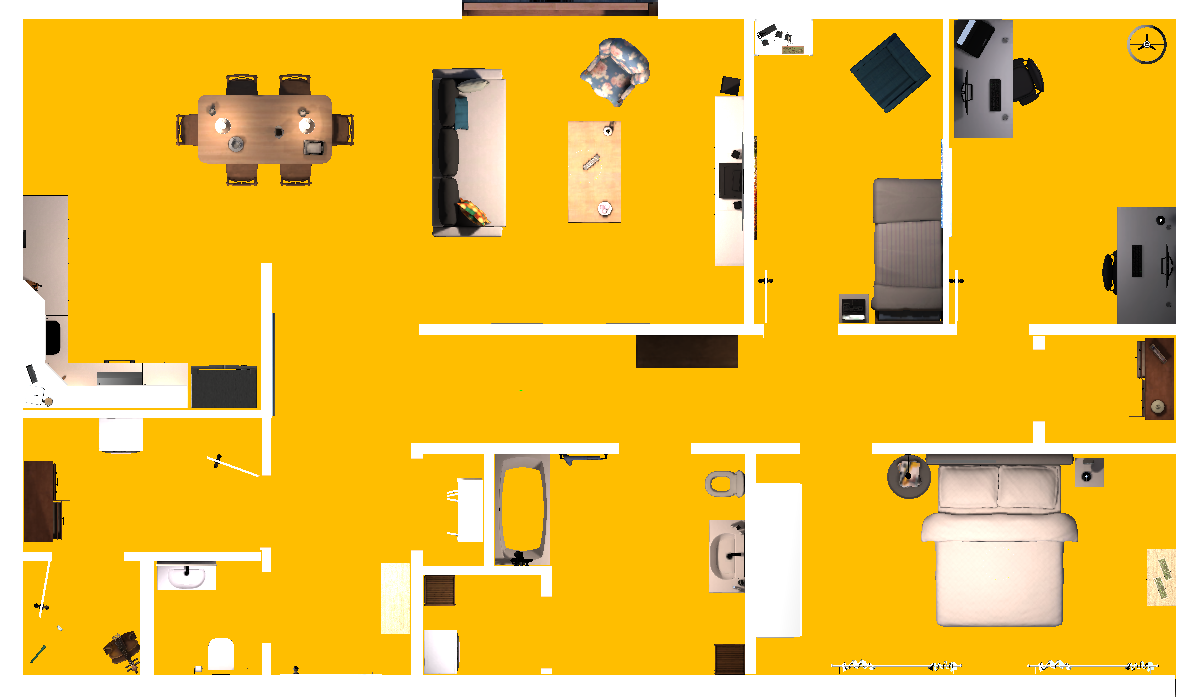
#> input picture embodied_active_learning/scripts/map_generation/map/occupation_map_flat.png, 1197 x 697 px
$ jupyter execute createMap-Copy1.ipynb
#> lines starting #> are read from the running program, lines starting #| are printed output that depends on the picture; after the words box and inside, x2 and y2 are one past the last pixel; in counts of white or black regions, pixels touching at a corner belong together; long printed decimals are rounded
[cell 1]
import numpy as np
from PIL import Image
import matplotlib.pyplot as plt
from scipy import ndimage
from scipy.ndimage.morphology import binary_dilation,binary_erosion

[cell 2]
floor_width = 16.25 #m
floor_height =  9.45#m

[cell 3]
floor_color = (255,190,0) # np.asarray([255,133,0])
start_pos_color = (0,255,0)
floor_delta = 7
start_pos_delta = 0

[cell 4]
exported_map = np.asarray(Image.open("map/occupation_map_flat.png"))[:,:,0:3]
plt.imshow(exported_map)

[cell 5]
masks_floor = [np.logical_and(exported_map[:,:,i] <= floor_color[i] + floor_delta, exported_map[:,:,i] >= floor_color[i] - floor_delta) for i in range(3)]
#> masks_floor = 3 items
masks_start = [np.logical_and(exported_map[:,:,i] <= start_pos_color[i] + start_pos_delta, exported_map[:,:,i] >= start_pos_color[i] - start_pos_delta) for i in range(3)]
#> masks_start = 3 items
map_occupied = np.logical_not(np.logical_or(np.logical_and(*masks_floor), np.logical_and(*masks_start)))
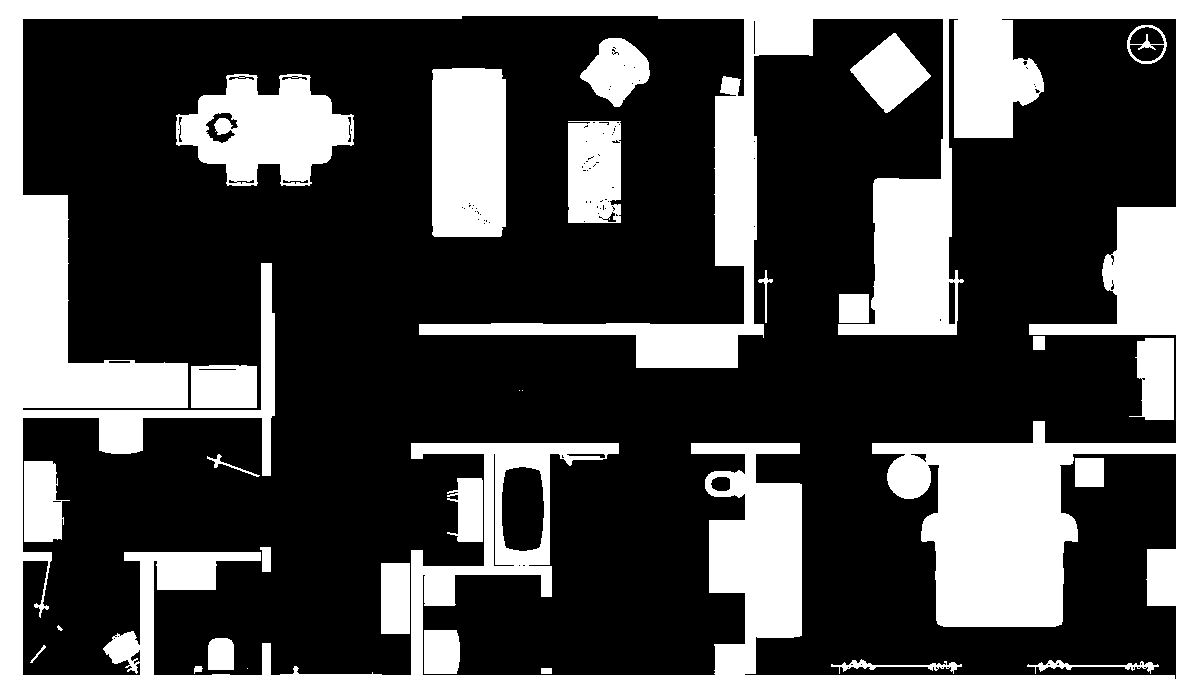
#> map_occupied: shape (697, 1197) bool; 31.6% white; 29 white regions (4 under 20 px), largest, box (x1, y1, x2, y2) and area: (0, 0, 1197, 697) 208611, (176, 74, 354, 186) 12428, (432, 68, 506, 237) 12351

[cell 6]
player_start = np.where(np.logical_and(*masks_start))
#> player_start = ([390, 390], [520, 521])
player_start_coord = player_start[0][0], player_start[1][0]
#> player_start_coord = (390, 520)

[cell 7]
plt.imshow(map_occupied)
plt.imshow(binary_dilation(np.logical_and(*masks_start), structure = np.ones((10,10))), alpha = 0.5)
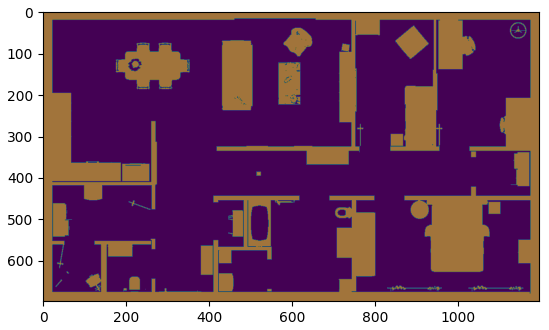
#> figure drawn by matplotlib, 1 panel

[cell 8]
map_free = np.logical_not(map_occupied)
plt.imshow(map_free)

## Use Binary Dilation to make sure drone will never move too close to object boundaries

[cell 9]
width_pixel =map_free.shape[1]
#> width_pixel = 1197
height_pixel = map_free.shape[0]
#> height_pixel = 697

length_per_pixel = 1/2 * (floor_width/width_pixel + floor_height/height_pixel)
#> length_per_pixel = 0.0136
map_width = map_free.shape[1]*length_per_pixel
#> map_width = 16.24
map_height =  map_free.shape[0]*length_per_pixel
#> map_height = 9.46
print("map shape [m]: ", map_height, map_width)
#| map shape [m]:  9.456 16.240

[cell 10]
dilated = binary_dilation(map_occupied, structure = np.ones((25,25)))
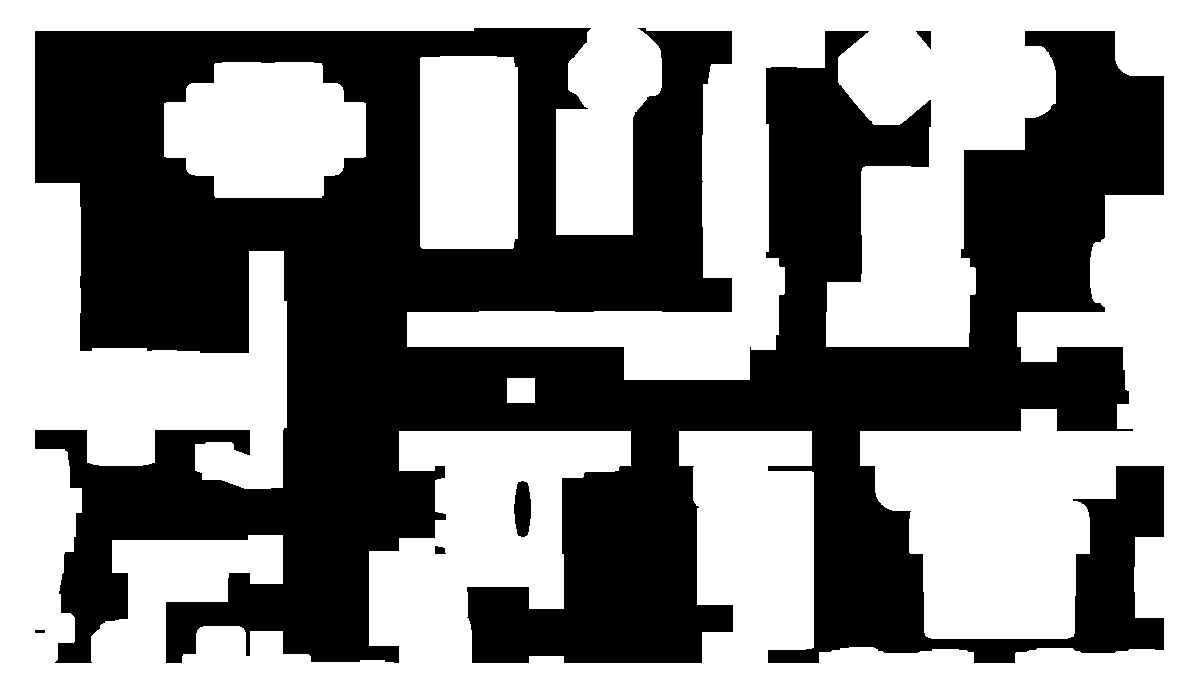
#> dilated: shape (697, 1197) bool; 53.4% white; 5 black regions, box (x1, y1, x2, y2) and area: (35, 28, 1164, 663) 387859, (514, 481, 531, 537) 774, (916, 31, 931, 49) 147, (435, 546, 446, 554) 72, (35, 630, 45, 633) 30

[cell 11]
plt.imshow(dilated)

[cell 12]
labeled, nr_objects = ndimage.label(np.logical_not(dilated) )
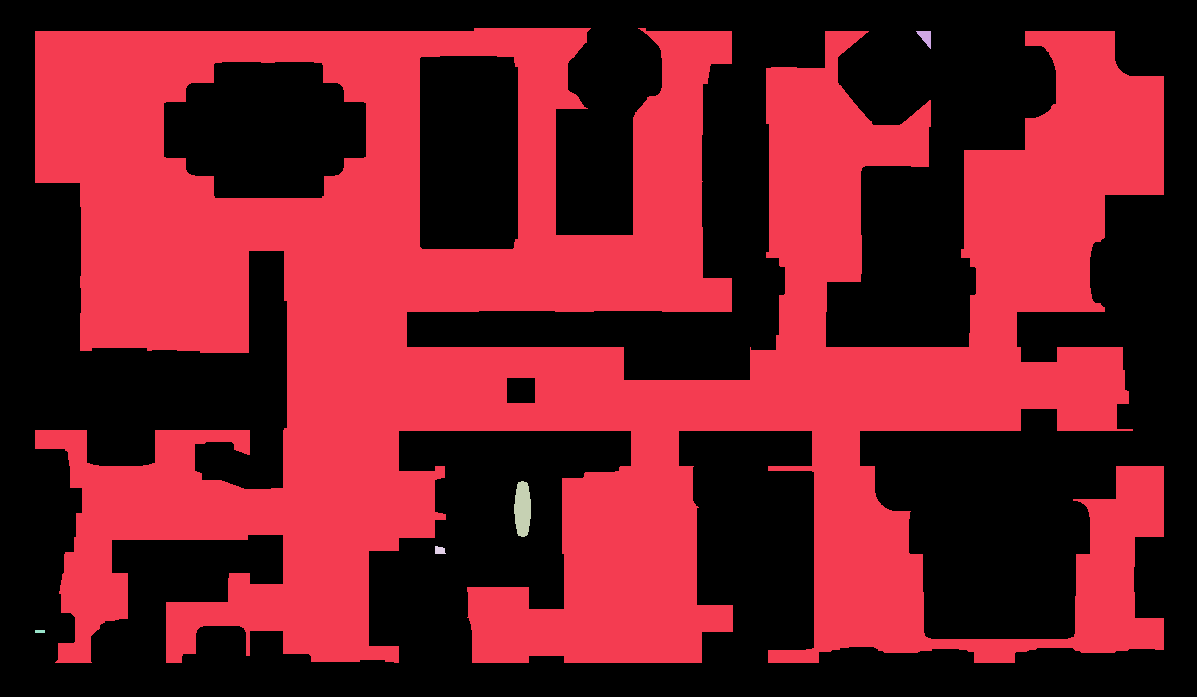
#> labeled: shape (697, 1197) int32; 6 distinct labels, from 0 to 5; one colour per label, 0 black
#> nr_objects = 5
print("Number of objects is {}".format(nr_objects))
#| Number of objects is 5
max_idx = np.argmax(np.asarray([np.sum(labeled == i) for i in range(1,nr_objects)])) + 1
#> max_idx = 1
final_free_map =  labeled == max_idx
#> final_free_map: shape (697, 1197) bool; 46.5% white; 1 white region, box (x1, y1, x2, y2) and area: (35, 28, 1164, 663) 387859

final_free_map_pil = Image.fromarray(np.logical_not(final_free_map))
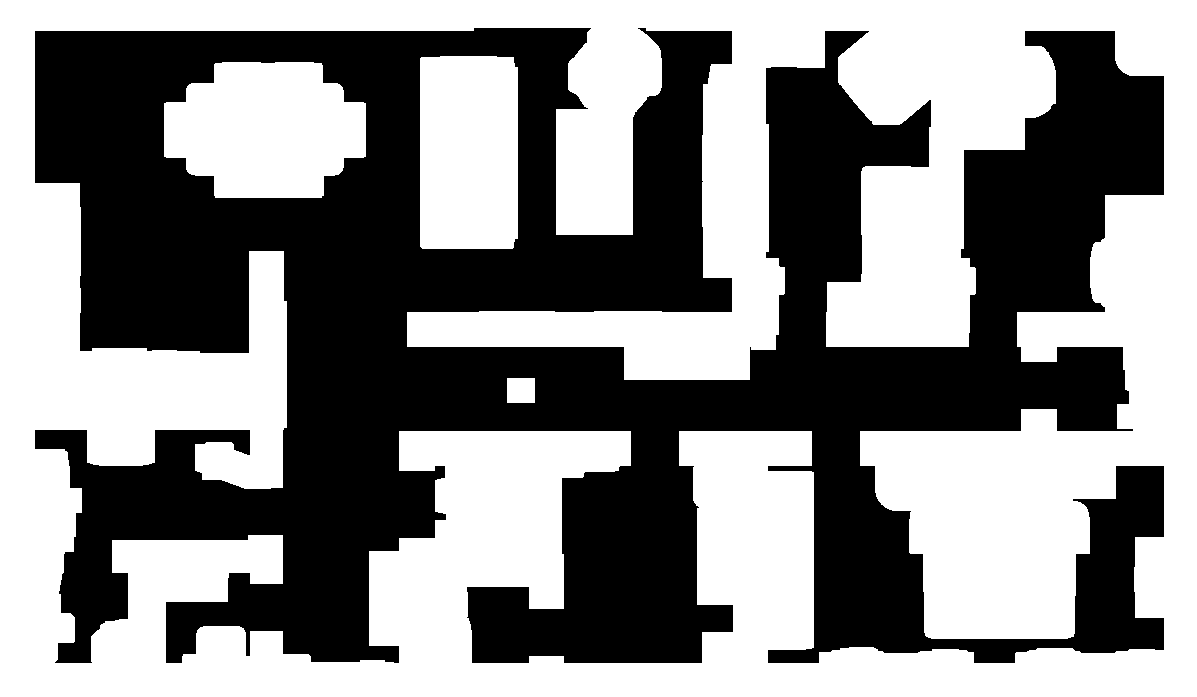
#> final_free_map_pil: PIL image 1197x697 1; 53.5% white; 1 black region, box (x1, y1, x2, y2) and area: (35, 28, 1164, 663) 387859
plt.imshow(final_free_map_pil)
